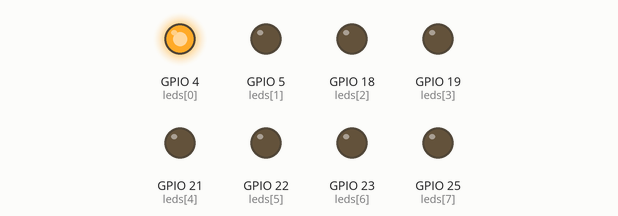
Bench run of a sketch on a simulated ESP32. On the bench: output pins drawn as LEDs (lit = HIGH).

Above: at 0.06 s.
At 0.54 s:
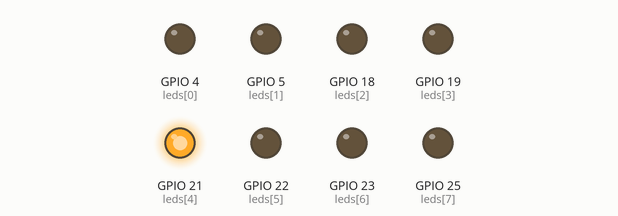
At 0.9 s:
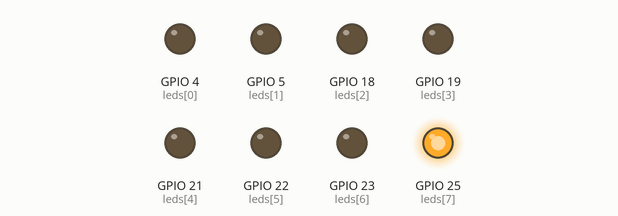
At 1.86 s:
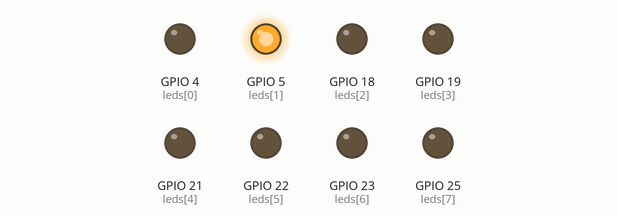
At 2.82 s:
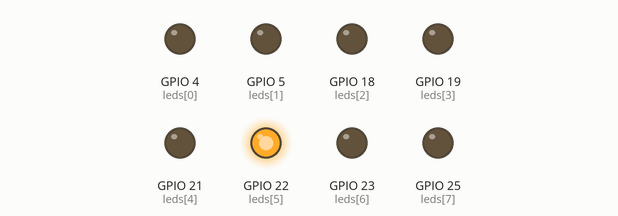
At 3.78 s:
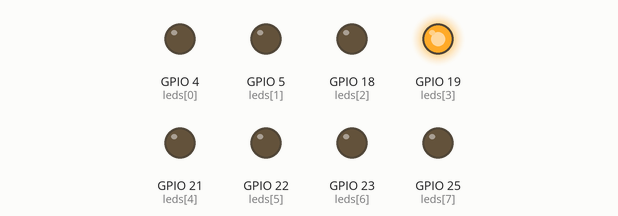
Timing chart, 0 to 4.1 s (numbered marks = the images above):
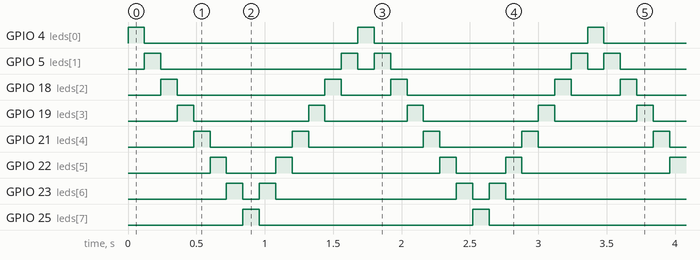

The sketch:

sketch_jan30a.ino
```cpp
const int leds[] = {4, 5, 18, 19, 21, 22, 23, 25};   // 共8個LED 占八個腳位 這裡的腳位代表ESP32的腳位
const int N = sizeof(leds) / sizeof(leds[0]);

int delayMs = 120;

void setup(){                          // <-設定初始狀態 (全滅)
  for(int i = 0; i< N; i++){
    pinMode(leds[i], OUTPUT);
    digitalWrite(leds[i], LOW);
  }
}


void loop(){
  for(int i = 0; i < N; i++){          // 按照 4, 5, 18, 19, 21, 22, 23, 25 順序
    digitalWrite(leds[i], HIGH);       // 打開第i腳位的LED
    delay(delayMs);                    // 120毫秒後
    digitalWrite(leds[i], LOW);        // 關閉第i腳位的LED
  }

  for(int i = N - 2; i >= 1 ; i--){    //同上 只是順序 25, 25, 22, 21, 19, 18, 5, 4 顛倒
    digitalWrite(leds[i], HIGH);
    delay(delayMs);
    digitalWrite(leds[i], LOW);
  }
}
```

Measured:
- by itself, GPIO 4 (leds[0]), GPIO 25 (leds[7]): alternates HIGH for 0.12 s and LOW for 1.6 s
- by itself, GPIO 5 (leds[1]): repeats every 1.7 s: LOW 1.3 s, HIGH 0.12 s, LOW 0.12 s, HIGH 0.12 s
- by itself, GPIO 18 (leds[2]): repeats every 1.7 s: LOW 1.1 s, HIGH 0.12 s, LOW 0.36 s, HIGH 0.12 s
- by itself, GPIO 19 (leds[3]): repeats every 1.7 s: LOW 0.84 s, HIGH 0.12 s, LOW 0.60 s, HIGH 0.12 s
- by itself, GPIO 21 (leds[4]): repeats every 1.7 s: LOW 0.60 s, HIGH 0.12 s, LOW 0.84 s, HIGH 0.12 s
- by itself, GPIO 22 (leds[5]): repeats every 1.7 s: LOW 0.36 s, HIGH 0.12 s, LOW 1.1 s, HIGH 0.12 s
- by itself, GPIO 23 (leds[6]): repeats every 1.7 s: LOW 0.12 s, HIGH 0.12 s, LOW 1.3 s, HIGH 0.12 s
